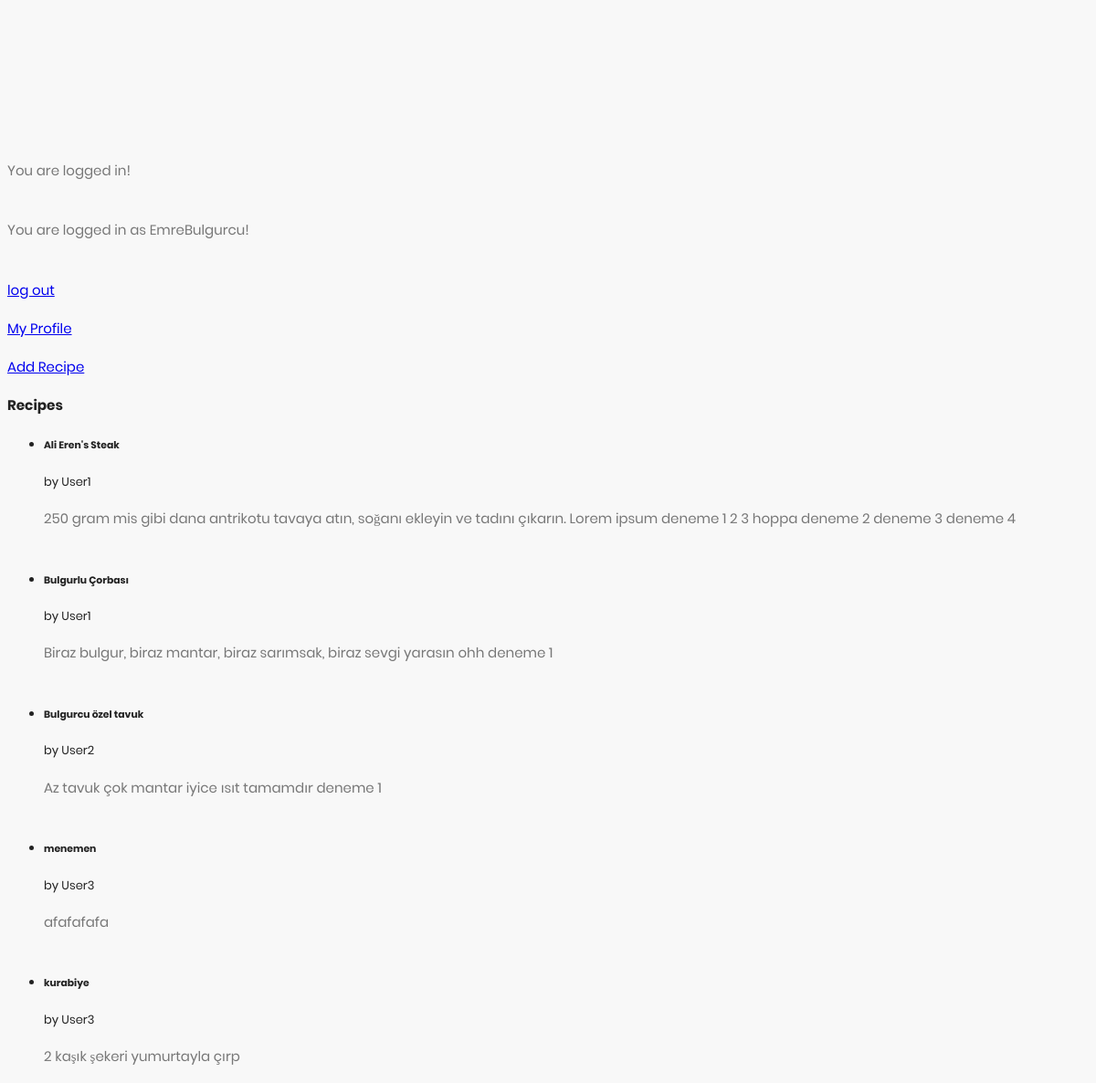
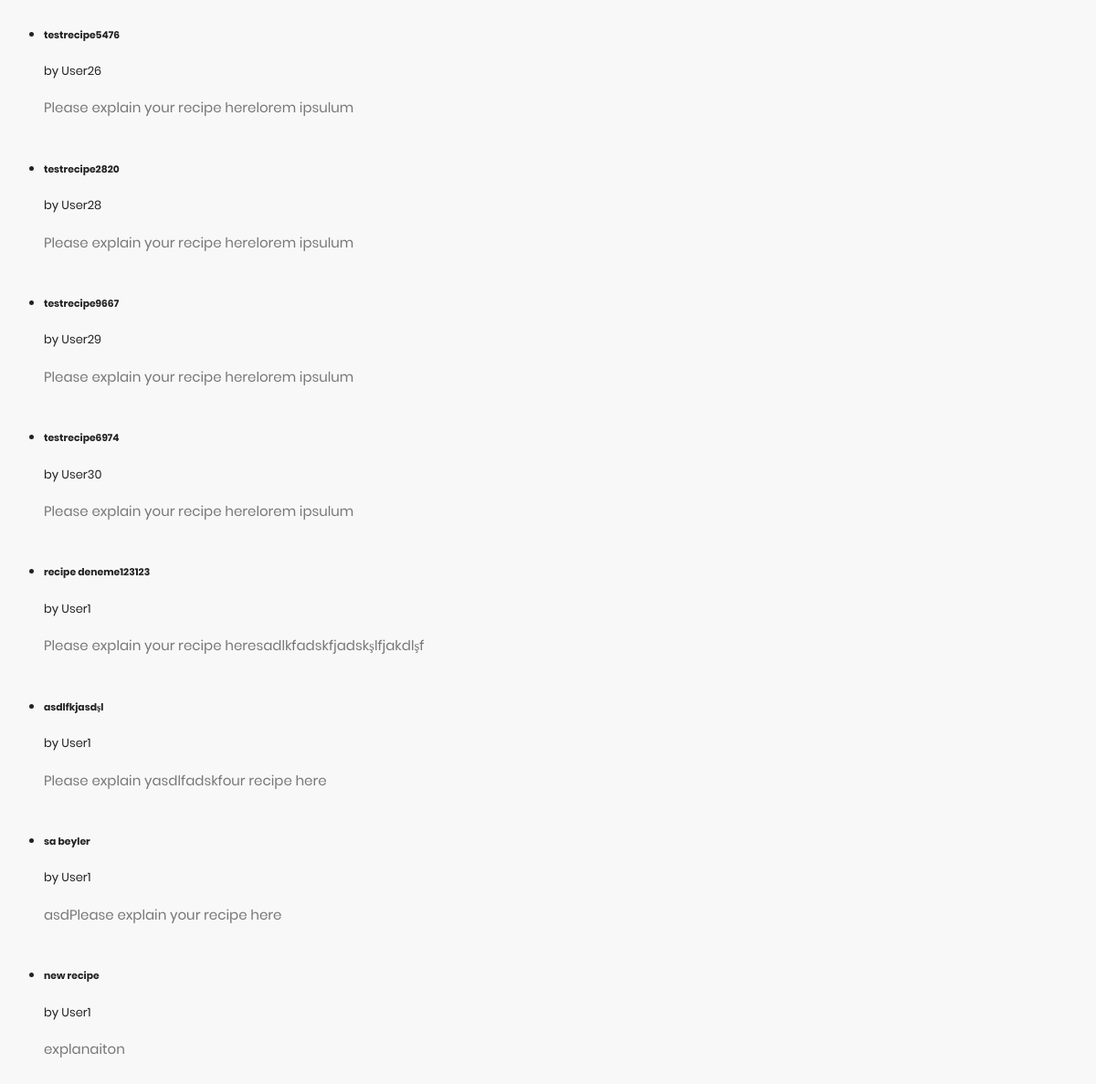
The page / (signed in) on the database its author committed (2 pictures, top to bottom).
### main.py (models this page shows, shortened)
class Recipe(db.Model):
	__tablename__ = 'Recipe'
	id = db.Column(db.Integer, primary_key = True)
	name = db.Column(db.String(100))
	text = db.Column(db.Text)
	category_id = db.Column(db.Integer, db.ForeignKey('RecipeCategory.id'), nullable=False)
	user_id = db.Column(db.Integer, db.ForeignKey('User.id'), nullable=False)
	add_date = db.Column(db.DateTime)
	last_edit_date = db.Column(db.DateTime)

### main.py (the view)
@app.route('/', methods=['POST', 'GET'])
def home():
	if not "logged_in" in session:
		user_logged_in = False
		session["logged_in"] = False
	else:
		user_logged_in = session["logged_in"]
	if not user_logged_in:
		return render_template('log_in.html')
	if "username" in session:
		username = session["username"]
	else:
		username = ""
	recipes = Recipe.query.all()
	return render_template('index.html', user_logged_in=user_logged_in, username=username, recipes=recipes)

### templates/index.html (shortened to what this page needs)
<!DOCTYPE html>
<html lang="en">
<head>
    <link rel="stylesheet" href="{{ url_for('static', filename='fonts/material-icon/css/material-design-iconic-font.min.css') }}">
    <link rel="stylesheet" href="{{ url_for('static', filename='css/style.css') }}">
</head>
<body>
    <div class="main">
        {% if user_logged_in %}
            <p>You are logged in!</p> <br>
            {% if username != "" %}
                <p>You are logged in as {{username}}!</p> <br>
            {% endif %}
            <p><a href="{{url_for("log_out")}}">log out</a></p>
            <p><a href="{{url_for("profile")}}">My Profile</a></p>
            <p><a href="{{url_for("add_recipe")}}">Add Recipe</a></p>
            <div>
                <h3>Recipes</h3>
                <ul>
                {% for recipe in recipes %}
                    <li>
                        <h5>{{recipe.name}}</h5>
                        by User{{recipe.user_id}}
                        <p>{{recipe.text}}</p>
                        <br>
                    </li>
                {% endfor %}
                </ul>
            </div>
        {% else %}
            <p>Please <a href="{{url_for("log_in")}}">log in</a> or <a href="{{url_for("sign_up")}}">sign up</a> </p>
        {% endif %}
    </div>
</body>
</html>

### static/css/style.css (style rules this page uses)
p { margin-bottom: 0px; font-size: 15px; color: #777; }
.main { background: #f8f8f8; padding: 150px 0; }
body { font-size: 13px; line-height: 1.8; color: #222; background: #f8f8f8; font-weight: 400; font-family: Poppins; }

### rows shown on the page
Recipe: name "Ali Eren's Steak", user_id "1", text "250 gram mis gibi dana antrikotu tavaya atın, soğanı ekleyin ve tadını çıkarın. Lorem ipsum deneme 1 2 3 hoppa deneme 2 deneme 3 deneme 4"
Recipe: name "Bulgurlu Çorbası", user_id "1", text "Biraz bulgur, biraz mantar, biraz sarımsak, biraz sevgi yarasın ohh deneme 1"
Recipe: name "Bulgurcu özel tavuk", user_id "2", text "Az tavuk çok mantar iyice ısıt tamamdır deneme 1"
Recipe: name "menemen", user_id "3", text "afafafafa"
Recipe: name "kurabiye", user_id "3", text "2 kaşık şekeri yumurtayla çırp"
Recipe: name "testrecipe5476", user_id "26", text "Please explain your recipe herelorem ipsulum"
Recipe: name "testrecipe2820", user_id "28", text "Please explain your recipe herelorem ipsulum"
Recipe: name "testrecipe9667", user_id "29", text "Please explain your recipe herelorem ipsulum"
Recipe: name "testrecipe6974", user_id "30", text "Please explain your recipe herelorem ipsulum"
Recipe: name "recipe deneme123123", user_id "1", text "Please explain your recipe heresadlkfadskfjadskşlfjakdlşf"
Recipe: name "asdlfkjasdşl", user_id "1", text "Please explain yasdlfadskfour recipe here"
Recipe: name "sa beyler", user_id "1", text "asdPlease explain your recipe here"
Recipe: name "new recipe", user_id "1", text "explanaiton"

### other values the page prints
{{ username }} "EmreBulgurcu"
